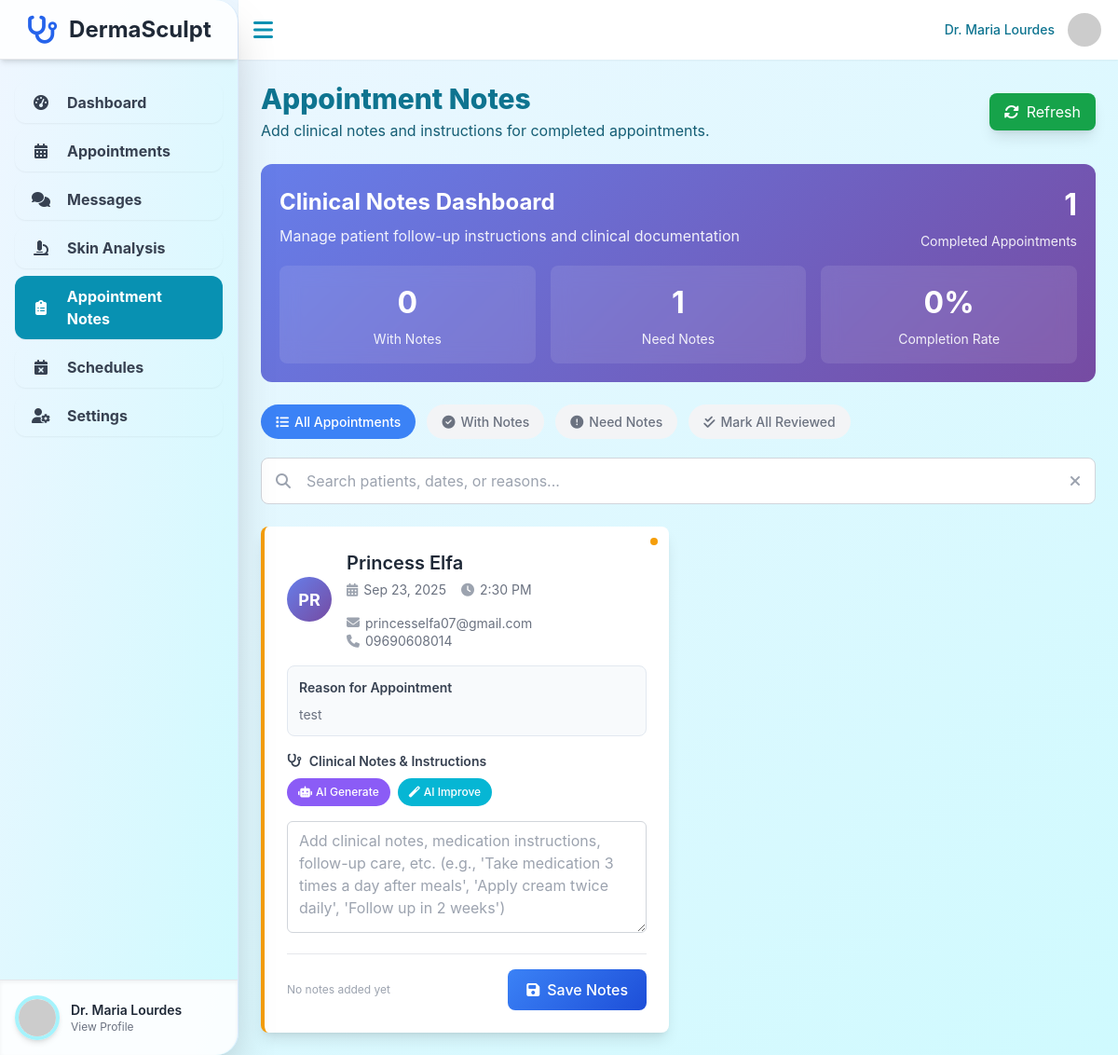
The app's page /pages/appointment_notes.php (signed in) with its own data.
### tables this page shows
CREATE TABLE `appointments` (
  `appointment_id` int(11) NOT NULL,
  `user_id` int(11) NOT NULL,
  `patient_name` varchar(255) NOT NULL,
  `email` varchar(100) DEFAULT NULL,
  `phone_number` varchar(20) DEFAULT NULL,
  `dermatologist_id` int(11) NOT NULL,
  `appointment_date` date NOT NULL,
  `appointment_time` time NOT NULL,
  `reason_for_appointment` text DEFAULT NULL,
  `status` enum('Scheduled','Completed','Cancelled','Pending') NOT NULL DEFAULT 'Pending',
  `is_notified` tinyint(1) NOT NULL DEFAULT 0,
  `user_notes` text DEFAULT NULL,
  `image_paths` text DEFAULT NULL,
  `dermatologist_notes` text DEFAULT NULL,
  `created_at` timestamp NOT NULL DEFAULT current_timestamp(),
  `updated_at` timestamp NOT NULL DEFAULT current_timestamp() ON UPDATE current_timestamp()
);

### pages/appointment_notes.php (the view, shortened to what this page needs)
<?php
require_once '../config/connection.php';
$dermatologistId = $_SESSION['dermatologist_id'];
$stmt = $conn->prepare("
    SELECT appointment_id, patient_name, email, phone_number, appointment_date, appointment_time,
           reason_for_appointment, dermatologist_notes, created_at, updated_at
    FROM appointments
    WHERE dermatologist_id = ? AND status = 'Completed'
    ORDER BY appointment_date DESC, appointment_time DESC
");
$stmt->bind_param("i", $dermatologistId);
$stmt->execute();
$completedAppointments = $stmt->get_result()->fetch_all(MYSQLI_ASSOC);
$countStmt = $conn->prepare("SELECT COUNT(*) as total FROM appointments WHERE dermatologist_id = ? AND status = 'Completed'");
$countStmt->bind_param("i", $dermatologistId);
$countStmt->execute();
$countResult = $countStmt->get_result();
$totalCompleted = $countResult->fetch_assoc()['total'];
?>
<!DOCTYPE html>
<html lang="en">
<head>
    <script src="https://cdn.tailwindcss.com"></script>
    <link href="https://cdnjs.cloudflare.com/ajax/libs/font-awesome/6.1.1/css/all.min.css" rel="stylesheet">
</head>
<body class="bg-gradient-to-br from-blue-50 to-cyan-100 text-gray-800">
    <?php include '../components/sidebar.php'; ?>
    <div class="main-content flex flex-col h-screen">
        <header class="bg-white shadow-sm flex items-center justify-between p-4 h-16 flex-shrink-0 z-30">
            <button id="sidebar-toggle" onclick="toggleSidebar()" class="text-cyan-600 hover:text-cyan-800"><i class="fas fa-bars fa-xl"></i></button>
            <div class="relative">
                <button onclick="toggleDropdown()" class="flex items-center space-x-3">
                    <span class="hidden sm:inline text-sm font-medium text-cyan-700">Dr. <?php echo $sidebar_firstName; ?></span>
                    <img class="h-10 w-10 rounded-full object-cover border-2 border-transparent hover:border-cyan-500" src="<?php echo $profilePicturePath; ?>" alt="User avatar">
                </button>
            </div>
        </header>
        <main class="flex-1 p-4 sm:p-6 overflow-y-auto" id="mainContent">
            <div class="mb-6 flex justify-between items-center">
                <div>
                    <h2 class="text-3xl font-extrabold text-cyan-700">Appointment Notes</h2>
                    <p class="text-cyan-800 mt-1">Add clinical notes and instructions for completed appointments.</p>
                </div>
                <div class="flex gap-2">
                    <button onclick="refreshAppointments()" class="bg-green-600 text-white px-4 py-2 rounded-lg hover:bg-green-700 flex items-center gap-2 shadow-lg">
                        <i class="fas fa-sync-alt"></i> Refresh
                    </button>
                </div>
            </div>
            <div class="appointment-summary">
                <div class="flex items-center justify-between">
                    <div>
                        <h3 class="text-2xl font-bold mb-2">Clinical Notes Dashboard</h3>
                        <p class="opacity-90">Manage patient follow-up instructions and clinical documentation</p>
                    </div>
                    <div class="text-right">
                        <div class="stat-number"><?php echo $totalCompleted; ?></div>
                        <div class="stat-label">Completed Appointments</div>
                    </div>
                </div>
                <div class="stats-grid">
                    <?php
                    $withNotes = 0;
                    $withoutNotes = 0;
                    foreach ($completedAppointments as $appointment) {
                        if (!empty($appointment['dermatologist_notes'])) {
                            $withNotes++;
                        } else {
                            $withoutNotes++;
                        }
                    }
                    ?>
                    <div class="stat-card">
                        <div class="stat-number"><?php echo $withNotes; ?></div>
                        <div class="stat-label">With Notes</div>
                    </div>
                    <div class="stat-card">
                        <div class="stat-number"><?php echo $withoutNotes; ?></div>
                        <div class="stat-label">Need Notes</div>
                    </div>
                    <div class="stat-card">
                        <div class="stat-number"><?php echo $totalCompleted > 0 ? round(($withNotes / $totalCompleted) * 100) : 0; ?>%</div>
                        <div class="stat-label">Completion Rate</div>
                    </div>
                </div>
            </div>
            <div class="quick-actions">
                <button onclick="filterAppointments('all')" class="action-btn primary filter-tab active" data-filter="all">
                    <i class="fas fa-list"></i> All Appointments
                </button>
                <button onclick="filterAppointments('with-notes')" class="action-btn secondary filter-tab" data-filter="with-notes">
                    <i class="fas fa-check-circle"></i> With Notes
                </button>
                <button onclick="filterAppointments('without-notes')" class="action-btn secondary filter-tab" data-filter="without-notes">
                    <i class="fas fa-exclamation-circle"></i> Need Notes
                </button>
                <button onclick="markAllAsReviewed()" class="action-btn secondary">
                    <i class="fas fa-check-double"></i> Mark All Reviewed
                </button>
            </div>
            <div class="search-container mb-6">
                <div class="relative">
                    <input type="text" id="searchInput" placeholder="Search patients, dates, or reasons..."
                           class="w-full px-4 py-3 pl-12 border border-gray-300 rounded-lg focus:outline-none focus:ring-2 focus:ring-blue-500 focus:border-transparent">
                    <i class="fas fa-search absolute left-4 top-1/2 transform -translate-y-1/2 text-gray-400"></i>
                    <button onclick="clearSearch()" class="absolute right-4 top-1/2 transform -translate-y-1/2 text-gray-400 hover:text-gray-600">
                        <i class="fas fa-times"></i>
                    </button>
                </div>
            </div>
            <div id="appointmentsContainer">
                <?php if (empty($completedAppointments)): ?>
                    <div class="empty-state">
                        <i class="fas fa-clipboard-list"></i>
                        <h3>No Completed Appointments</h3>
                        <p>Complete some appointments to add clinical notes and instructions.</p>
                    </div>
                <?php else: ?>
                    <div class="appointment-grid" id="appointmentGrid">
                        <?php foreach ($completedAppointments as $appointment): ?>
                            <?php
                            $hasNotes = !empty($appointment['dermatologist_notes']);
                            $patientInitials = strtoupper(substr($appointment['patient_name'], 0, 2));
                            ?>
                            <div class="appointment-card bg-white rounded-lg shadow-lg p-6 <?php echo $hasNotes ? 'has-notes' : 'no-notes'; ?>"
                                 data-appointment-id="<?php echo $appointment['appointment_id']; ?>"
                                 data-patient-name="<?php echo strtolower($appointment['patient_name']); ?>"
                                 data-appointment-date="<?php echo $appointment['appointment_date']; ?>"
                                 data-reason="<?php echo strtolower($appointment['reason_for_appointment'] ?? ''); ?>"
                                 data-has-notes="<?php echo $hasNotes ? 'true' : 'false'; ?>">
                                <div class="notes-indicator <?php echo $hasNotes ? 'has-notes' : 'no-notes'; ?>"></div>
                                <div class="appointment-header">
                                    <div class="patient-avatar">
                                        <?php echo $patientInitials; ?>
                                    </div>
                                    <div class="patient-info">
                                        <h3><?php echo htmlspecialchars($appointment['patient_name']); ?></h3>
                                        <div class="patient-details">
                                            <div class="appointment-meta">
                                                <div class="meta-item">
                                                    <i class="fas fa-calendar-alt"></i>
                                                    <span><?php echo date('M j, Y', strtotime($appointment['appointment_date'])); ?></span>
                                                </div>
                                                <div class="meta-item">
                                                    <i class="fas fa-clock"></i>
                                                    <span><?php echo date('g:i A', strtotime($appointment['appointment_time'])); ?></span>
                                                </div>
                                            </div>
                                            <?php if ($appointment['email']): ?>
                                                <div class="meta-item">
                                                    <i class="fas fa-envelope"></i>
                                                    <span><?php echo htmlspecialchars($appointment['email']); ?></span>
                                                </div>
                                            <?php endif; ?>
                                            <?php if ($appointment['phone_number']): ?>
                                                <div class="meta-item">
                                                    <i class="fas fa-phone"></i>
                                                    <span><?php echo htmlspecialchars($appointment['phone_number']); ?></span>
                                                </div>
                                            <?php endif; ?>
                                        </div>
                                    </div>
                                </div>
                                <?php if ($appointment['reason_for_appointment']): ?>
                                    <div class="reason-box">
                                        <h4>Reason for Appointment</h4>
                                        <div class="reason-text"><?php echo nl2br(htmlspecialchars($appointment['reason_for_appointment'])); ?></div>
                                    </div>
                                <?php endif; ?>
                                <form class="notes-form" data-appointment-id="<?php echo $appointment['appointment_id']; ?>">
                                    <div class="notes-section">
                                        <div class="notes-label">
                                            <h4>
                                                <i class="fas fa-stethoscope"></i>
                                                Clinical Notes & Instructions
                                            </h4>
                                        </div>
                                        <div class="notes-actions">
                                            <button type="button" onclick="generateAINotes(<?php echo $appointment['appointment_id']; ?>)"
                                                    class="notes-action-btn ai-generate">
                                                <i class="fas fa-robot"></i>
                                                AI Generate
                                            </button>
                                            <button type="button" onclick="improveNotes(<?php echo $appointment['appointment_id']; ?>)"
                                                    class="notes-action-btn ai-improve">
                                                <i class="fas fa-magic"></i>
                                                AI Improve
                                            </button>
                                        </div>
                                        <textarea
                                            name="dermatologist_notes"
                                            class="notes-textarea w-full px-3 py-2 border border-gray-300 rounded-md focus:outline-none focus:ring-2 focus:ring-blue-500"
                                            placeholder="Add clinical notes, medication instructions, follow-up care, etc. (e.g., 'Take medication 3 times a day after meals', 'Apply cream twice daily', 'Follow up in 2 weeks')"
                                        ><?php echo htmlspecialchars($appointment['dermatologist_notes'] ?? ''); ?></textarea>
                                    </div>
                                    <div class="notes-footer">
                                        <div class="last-updated">
                                            <?php if ($appointment['updated_at'] && $appointment['dermatologist_notes']): ?>
                                                Last updated: <?php echo date('M j, Y g:i A', strtotime($appointment['updated_at'])); ?>
                                            <?php else: ?>
                                                No notes added yet
                                            <?php endif; ?>
                                        </div>
                                        <button type="submit" class="save-btn">
                                            <i class="fas fa-save"></i>
                                            Save Notes
                                        </button>
                                    </div>
                                </form>
                            </div>
                        <?php endforeach; ?>
                    </div>
                <?php endif; ?>
            </div>
        </main>
    </div>
</body>
</html>

### records on screen
appointments: patient_name "PR", patient_name "Princess Elfa", appointment_date "Sep 23, 2025", appointment_time "2:30 PM", email "princesselfa07@gmail.com", phone_number "09690608014", reason_for_appointment "test", shows "No notes added yet"

### other values on screen
$sidebar_firstName "Maria Lourdes"
$totalCompleted "1"
$withNotes "0"
$withoutNotes "1"
